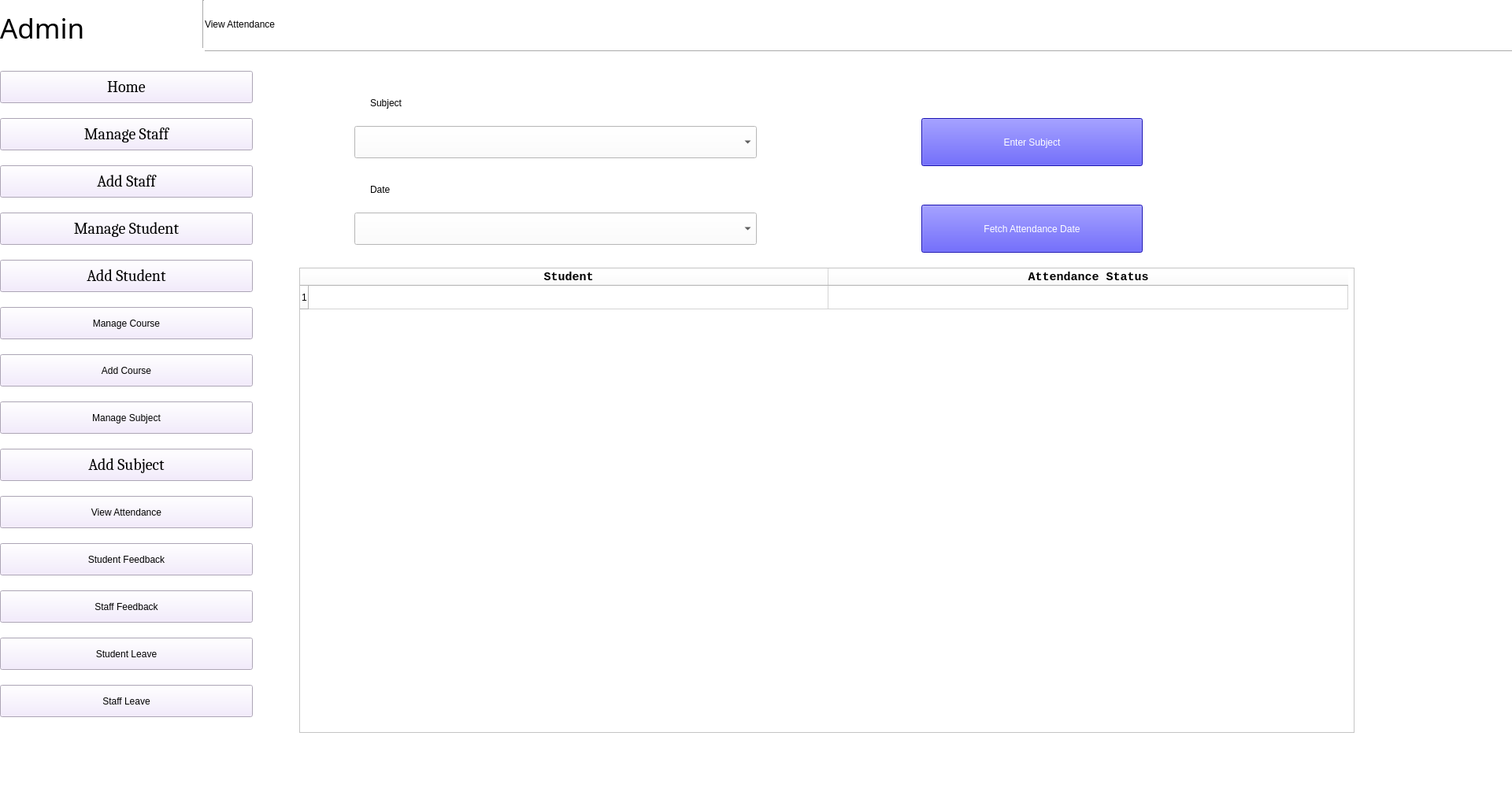
<?xml version="1.0" encoding="UTF-8"?>
<ui version="4.0">
 <class>MainWindow</class>
 <widget class="QMainWindow" name="MainWindow">
  <property name="geometry">
   <rect>
    <x>0</x>
    <y>0</y>
    <width>1920</width>
    <height>1029</height>
   </rect>
  </property>
  <property name="windowTitle">
   <string>MainWindow</string>
  </property>
  <property name="styleSheet">
   <string notr="true">background-color: rgb(255, 255, 255);</string>
  </property>
  <widget class="QWidget" name="centralwidget">
   <widget class="Line" name="line">
    <property name="geometry">
     <rect>
      <x>260</x>
      <y>50</y>
      <width>1661</width>
      <height>31</height>
     </rect>
    </property>
    <property name="orientation">
     <enum>Qt::Horizontal</enum>
    </property>
   </widget>
   <widget class="QLabel" name="admin_l">
    <property name="geometry">
     <rect>
      <x>0</x>
      <y>0</y>
      <width>251</width>
      <height>71</height>
     </rect>
    </property>
    <property name="font">
     <font>
      <family>Microsoft Himalaya</family>
      <pointsize>26</pointsize>
      <weight>50</weight>
      <italic>false</italic>
      <bold>false</bold>
     </font>
    </property>
    <property name="styleSheet">
     <string notr="true">font: 75 14pt &quot;Segoe UI&quot;;
font: 26pt &quot;Microsoft Himalaya&quot;;
color: rgb(0, 0, 0);
selection-color: rgb(158, 149, 255);</string>
    </property>
    <property name="text">
     <string>Admin</string>
    </property>
   </widget>
   <widget class="Line" name="line_2">
    <property name="geometry">
     <rect>
      <x>250</x>
      <y>0</y>
      <width>16</width>
      <height>61</height>
     </rect>
    </property>
    <property name="orientation">
     <enum>Qt::Vertical</enum>
    </property>
   </widget>
   <widget class="QLabel" name="viewAttendance_l">
    <property name="geometry">
     <rect>
      <x>260</x>
      <y>0</y>
      <width>521</width>
      <height>61</height>
     </rect>
    </property>
    <property name="styleSheet">
     <string notr="true">font: 36pt &quot;Microsoft Himalaya&quot;;</string>
    </property>
    <property name="text">
     <string>View Attendance</string>
    </property>
   </widget>
   <widget class="QComboBox" name="Subject_cmb">
    <property name="geometry">
     <rect>
      <x>450</x>
      <y>160</y>
      <width>511</width>
      <height>41</height>
     </rect>
    </property>
    <property name="font">
     <font>
      <family>Calibri</family>
      <pointsize>14</pointsize>
      <weight>75</weight>
      <bold>true</bold>
     </font>
    </property>
    <property name="cursor">
     <cursorShape>PointingHandCursor</cursorShape>
    </property>
    <property name="inputMethodHints">
     <set>Qt::ImhNone</set>
    </property>
    <property name="insertPolicy">
     <enum>QComboBox::InsertAlphabetically</enum>
    </property>
   </widget>
   <widget class="QLabel" name="subject_l">
    <property name="geometry">
     <rect>
      <x>470</x>
      <y>110</y>
      <width>171</width>
      <height>41</height>
     </rect>
    </property>
    <property name="styleSheet">
     <string notr="true">font: 26pt &quot;Microsoft Himalaya&quot;;</string>
    </property>
    <property name="text">
     <string>Subject</string>
    </property>
    <property name="buddy">
     <cstring>subject_l</cstring>
    </property>
   </widget>
   <widget class="QPushButton" name="FetchAttendance_b">
    <property name="geometry">
     <rect>
      <x>1170</x>
      <y>260</y>
      <width>281</width>
      <height>61</height>
     </rect>
    </property>
    <property name="styleSheet">
     <string notr="true">font: 12pt &quot;Consolas&quot;;
selection-color: rgb(85, 170, 255);
color: rgb(255, 255, 255);
background-color: rgb(33, 23, 251);</string>
    </property>
    <property name="text">
     <string>Fetch Attendance Date</string>
    </property>
   </widget>
   <widget class="QTableWidget" name="ViewAttendance_t">
    <property name="geometry">
     <rect>
      <x>380</x>
      <y>340</y>
      <width>1340</width>
      <height>591</height>
     </rect>
    </property>
    <property name="cursor" stdset="0">
     <cursorShape>PointingHandCursor</cursorShape>
    </property>
    <property name="selectionMode">
     <enum>QAbstractItemView::SingleSelection</enum>
    </property>
    <property name="selectionBehavior">
     <enum>QAbstractItemView::SelectRows</enum>
    </property>
    <property name="rowCount">
     <number>1</number>
    </property>
    <attribute name="horizontalHeaderDefaultSectionSize">
     <number>660</number>
    </attribute>
    <row/>
    <column>
     <property name="text">
      <string>Student</string>
     </property>
     <property name="font">
      <font>
       <family>Consolas</family>
       <pointsize>11</pointsize>
       <weight>75</weight>
       <bold>true</bold>
      </font>
     </property>
    </column>
    <column>
     <property name="text">
      <string>Attendance Status</string>
     </property>
     <property name="font">
      <font>
       <family>Consolas</family>
       <pointsize>11</pointsize>
       <weight>75</weight>
       <bold>true</bold>
      </font>
     </property>
    </column>
   </widget>
   <widget class="QPushButton" name="ManageSubject_b">
    <property name="geometry">
     <rect>
      <x>0</x>
      <y>510</y>
      <width>321</width>
      <height>41</height>
     </rect>
    </property>
    <property name="styleSheet">
     <string notr="true">font: 15pt &quot;Cambria&quot;;
background-color: rgb(241, 231, 254);</string>
    </property>
    <property name="text">
     <string>Manage Subject</string>
    </property>
   </widget>
   <widget class="QPushButton" name="StudentLeave_b">
    <property name="geometry">
     <rect>
      <x>0</x>
      <y>810</y>
      <width>321</width>
      <height>41</height>
     </rect>
    </property>
    <property name="styleSheet">
     <string notr="true">font: 15pt &quot;Cambria&quot;;
background-color: rgb(241, 231, 254);</string>
    </property>
    <property name="text">
     <string>Student Leave</string>
    </property>
   </widget>
   <widget class="QPushButton" name="Home_b">
    <property name="geometry">
     <rect>
      <x>0</x>
      <y>90</y>
      <width>321</width>
      <height>41</height>
     </rect>
    </property>
    <property name="font">
     <font>
      <family>Cambria</family>
      <pointsize>15</pointsize>
      <weight>50</weight>
      <italic>false</italic>
      <bold>false</bold>
     </font>
    </property>
    <property name="styleSheet">
     <string notr="true">font: 15pt &quot;Cambria&quot;;
background-color: rgb(241, 231, 254);</string>
    </property>
    <property name="text">
     <string>Home</string>
    </property>
   </widget>
   <widget class="QPushButton" name="AddSubject_b">
    <property name="geometry">
     <rect>
      <x>0</x>
      <y>570</y>
      <width>321</width>
      <height>41</height>
     </rect>
    </property>
    <property name="font">
     <font>
      <family>Cambria</family>
      <pointsize>15</pointsize>
      <weight>50</weight>
      <italic>false</italic>
      <bold>false</bold>
     </font>
    </property>
    <property name="styleSheet">
     <string notr="true">font: 15pt &quot;Cambria&quot;;
background-color: rgb(241, 231, 254);</string>
    </property>
    <property name="text">
     <string>Add Subject</string>
    </property>
   </widget>
   <widget class="QPushButton" name="StaffFeedback_b">
    <property name="geometry">
     <rect>
      <x>0</x>
      <y>750</y>
      <width>321</width>
      <height>41</height>
     </rect>
    </property>
    <property name="styleSheet">
     <string notr="true">font: 15pt &quot;Cambria&quot;;
background-color: rgb(241, 231, 254);</string>
    </property>
    <property name="text">
     <string>Staff Feedback</string>
    </property>
   </widget>
   <widget class="QPushButton" name="AddStaff_b">
    <property name="geometry">
     <rect>
      <x>0</x>
      <y>210</y>
      <width>321</width>
      <height>41</height>
     </rect>
    </property>
    <property name="font">
     <font>
      <family>Cambria</family>
      <pointsize>15</pointsize>
      <weight>50</weight>
      <italic>false</italic>
      <bold>false</bold>
     </font>
    </property>
    <property name="styleSheet">
     <string notr="true">font: 15pt &quot;Cambria&quot;;
background-color: rgb(241, 231, 254);</string>
    </property>
    <property name="text">
     <string>Add Staff</string>
    </property>
   </widget>
   <widget class="QPushButton" name="AddCourse_b">
    <property name="geometry">
     <rect>
      <x>0</x>
      <y>450</y>
      <width>321</width>
      <height>41</height>
     </rect>
    </property>
    <property name="styleSheet">
     <string notr="true">font: 15pt &quot;Cambria&quot;;
background-color: rgb(241, 231, 254);</string>
    </property>
    <property name="text">
     <string>Add Course</string>
    </property>
   </widget>
   <widget class="QPushButton" name="ManageCourse_b">
    <property name="geometry">
     <rect>
      <x>0</x>
      <y>390</y>
      <width>321</width>
      <height>41</height>
     </rect>
    </property>
    <property name="styleSheet">
     <string notr="true">font: 15pt &quot;Cambria&quot;;
background-color: rgb(241, 231, 254);</string>
    </property>
    <property name="text">
     <string>Manage Course</string>
    </property>
   </widget>
   <widget class="QPushButton" name="ViewAttendance_b">
    <property name="geometry">
     <rect>
      <x>0</x>
      <y>630</y>
      <width>321</width>
      <height>41</height>
     </rect>
    </property>
    <property name="styleSheet">
     <string notr="true">font: 15pt &quot;Cambria&quot;;
background-color: rgb(241, 231, 254);</string>
    </property>
    <property name="text">
     <string>View Attendance</string>
    </property>
   </widget>
   <widget class="QPushButton" name="StaffLeave_b">
    <property name="geometry">
     <rect>
      <x>0</x>
      <y>870</y>
      <width>321</width>
      <height>41</height>
     </rect>
    </property>
    <property name="styleSheet">
     <string notr="true">font: 15pt &quot;Cambria&quot;;
background-color: rgb(241, 231, 254);</string>
    </property>
    <property name="text">
     <string>Staff Leave</string>
    </property>
   </widget>
   <widget class="QPushButton" name="ManageStaff_b">
    <property name="geometry">
     <rect>
      <x>0</x>
      <y>150</y>
      <width>321</width>
      <height>41</height>
     </rect>
    </property>
    <property name="font">
     <font>
      <family>Cambria</family>
      <pointsize>15</pointsize>
      <weight>50</weight>
      <italic>false</italic>
      <bold>false</bold>
     </font>
    </property>
    <property name="styleSheet">
     <string notr="true">font: 15pt &quot;Cambria&quot;;
background-color: rgb(241, 231, 254);</string>
    </property>
    <property name="text">
     <string>Manage Staff</string>
    </property>
   </widget>
   <widget class="QPushButton" name="AddStudent_b">
    <property name="geometry">
     <rect>
      <x>0</x>
      <y>330</y>
      <width>321</width>
      <height>41</height>
     </rect>
    </property>
    <property name="font">
     <font>
      <family>Cambria</family>
      <pointsize>15</pointsize>
      <weight>50</weight>
      <italic>false</italic>
      <bold>false</bold>
     </font>
    </property>
    <property name="styleSheet">
     <string notr="true">font: 15pt &quot;Cambria&quot;;
background-color: rgb(241, 231, 254);</string>
    </property>
    <property name="text">
     <string>Add Student</string>
    </property>
   </widget>
   <widget class="QPushButton" name="StudentFeedback_b">
    <property name="geometry">
     <rect>
      <x>0</x>
      <y>690</y>
      <width>321</width>
      <height>41</height>
     </rect>
    </property>
    <property name="styleSheet">
     <string notr="true">font: 15pt &quot;Cambria&quot;;
background-color: rgb(241, 231, 254);</string>
    </property>
    <property name="text">
     <string>Student Feedback</string>
    </property>
   </widget>
   <widget class="QPushButton" name="ManageStudent_b">
    <property name="geometry">
     <rect>
      <x>0</x>
      <y>270</y>
      <width>321</width>
      <height>41</height>
     </rect>
    </property>
    <property name="font">
     <font>
      <family>Cambria</family>
      <pointsize>15</pointsize>
      <weight>50</weight>
      <italic>false</italic>
      <bold>false</bold>
     </font>
    </property>
    <property name="styleSheet">
     <string notr="true">font: 15pt &quot;Cambria&quot;;
background-color: rgb(241, 231, 254);</string>
    </property>
    <property name="text">
     <string>Manage Student</string>
    </property>
   </widget>
   <widget class="QComboBox" name="Date_cmb">
    <property name="geometry">
     <rect>
      <x>450</x>
      <y>270</y>
      <width>511</width>
      <height>41</height>
     </rect>
    </property>
    <property name="font">
     <font>
      <family>Calibri</family>
      <pointsize>14</pointsize>
      <weight>75</weight>
      <bold>true</bold>
     </font>
    </property>
   </widget>
   <widget class="QLabel" name="date_l">
    <property name="geometry">
     <rect>
      <x>470</x>
      <y>220</y>
      <width>81</width>
      <height>41</height>
     </rect>
    </property>
    <property name="styleSheet">
     <string notr="true">font: 26pt &quot;Microsoft Himalaya&quot;;</string>
    </property>
    <property name="text">
     <string>Date</string>
    </property>
   </widget>
   <widget class="QPushButton" name="EnterSubject_b">
    <property name="geometry">
     <rect>
      <x>1170</x>
      <y>150</y>
      <width>281</width>
      <height>61</height>
     </rect>
    </property>
    <property name="styleSheet">
     <string notr="true">font: 12pt &quot;Consolas&quot;;
selection-color: rgb(85, 170, 255);
color: rgb(255, 255, 255);
background-color: rgb(33, 23, 251);</string>
    </property>
    <property name="text">
     <string>Enter Subject</string>
    </property>
   </widget>
  </widget>
  <widget class="QStatusBar" name="statusbar"/>
 </widget>
 <resources/>
 <connections>
  <connection>
   <sender>FetchAttendance_b</sender>
   <signal>clicked()</signal>
   <receiver>FetchAttendance_b</receiver>
   <slot>showMenu()</slot>
   <hints>
    <hint type="sourcelabel">
     <x>668</x>
     <y>275</y>
    </hint>
    <hint type="destinationlabel">
     <x>668</x>
     <y>275</y>
    </hint>
   </hints>
  </connection>
  <connection>
   <sender>FetchAttendance_b</sender>
   <signal>clicked(bool)</signal>
   <receiver>FetchAttendance_b</receiver>
   <slot>show()</slot>
   <hints>
    <hint type="sourcelabel">
     <x>637</x>
     <y>297</y>
    </hint>
    <hint type="destinationlabel">
     <x>637</x>
     <y>296</y>
    </hint>
   </hints>
  </connection>
  <connection>
   <sender>ViewAttendance_t</sender>
   <signal>clicked(QModelIndex)</signal>
   <receiver>ViewAttendance_t</receiver>
   <slot>setFocus()</slot>
   <hints>
    <hint type="sourcelabel">
     <x>668</x>
     <y>419</y>
    </hint>
    <hint type="destinationlabel">
     <x>670</x>
     <y>434</y>
    </hint>
   </hints>
  </connection>
 </connections>
</ui>
